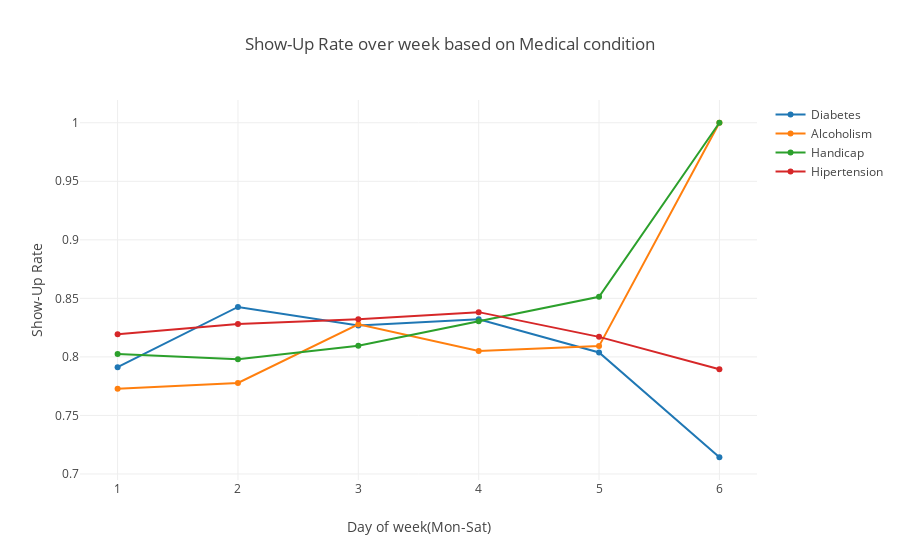

Notebook code cell kept with this figure:
### Markdown cell above
There might be a possibility for patients with a particular condition to show-up more on certain days of week, if so what could be the trend ?

### Code cell
trace0 = go.Scatter(
    x= Diabetes['DayOfWeek'],
    y=Diabetes['Show-Up Rate'],
    mode= 'lines+markers',
    text=Diabetes['Category'],
    name="Diabetes")

trace1 = go.Scatter(
    x= Alcoholism['DayOfWeek'],
    y=Alcoholism['Show-Up Rate'],
    mode= 'lines+markers',
    text=Alcoholism['Category'],
    name="Alcoholism")

trace2 = go.Scatter(
    x= Handicap['DayOfWeek'],
    y=Handicap['Show-Up Rate'],
    mode= 'lines+markers',
    text=Handicap['Category'],
    name='Handicap')

trace3 = go.Scatter(
    x= Hypertension['DayOfWeek'],
    y=Hypertension['Show-Up Rate'],
    mode= 'lines+markers',
    text=Hypertension['Category'],
    name='Hipertension')

layout = dict(title = "Show-Up Rate over week based on Medical condition",hovermode='closest',xaxis=dict({"title":"Day of week(Mon-Sat)"}),
             yaxis=dict({"title":"Show-Up Rate"}))
dat = [trace0,trace1,trace2,trace3]
fig = go.Figure(data=dat,layout=layout)
iplot(fig,filename='basic-line')

### Figure 1 — Plotly figure (JSON) as saved in the notebook; plotly's stock layout.template omitted (floating-point values rounded to 4 significant figures)
{"data": [{"mode": "lines+markers", "name": "Diabetes", "text": ["Diabetes", "Diabetes", "Diabetes", "Diabetes", "Diabetes", "Diabetes"], "type": "scatter", "x": [1, 2, 3, 4, 5, 6], "y": [0.7912, 0.8427, 0.8268, 0.8321, 0.8038, 0.7143]}, {"mode": "lines+markers", "name": "Alcoholism", "text": ["Alcoholism", "Alcoholism", "Alcoholism", "Alcoholism", "Alcoholism", "Alcoholism"], "type": "scatter", "x": [1, 2, 3, 4, 5, 6], "y": [0.7727, 0.7778, 0.8278, 0.805, 0.8092, 1]}, {"mode": "lines+markers", "name": "Handicap", "text": ["Handicap", "Handicap", "Handicap", "Handicap", "Handicap", "Handicap"], "type": "scatter", "x": [1, 2, 3, 4, 5, 6], "y": [0.8025, 0.7979, 0.8096, 0.8305, 0.8514, 1]}, {"mode": "lines+markers", "name": "Hipertension", "text": ["Hypertension", "Hypertension", "Hypertension", "Hypertension", "Hypertension", "Hypertension"], "type": "scatter", "x": [1, 2, 3, 4, 5, 6], "y": [0.8194, 0.8281, 0.8322, 0.8382, 0.8171, 0.7895]}], "layout": {"hovermode": "closest", "title": "Show-Up Rate over week based on Medical condition", "xaxis": {"title": "Day of week(Mon-Sat)"}, "yaxis": {"title": "Show-Up Rate"}}}
